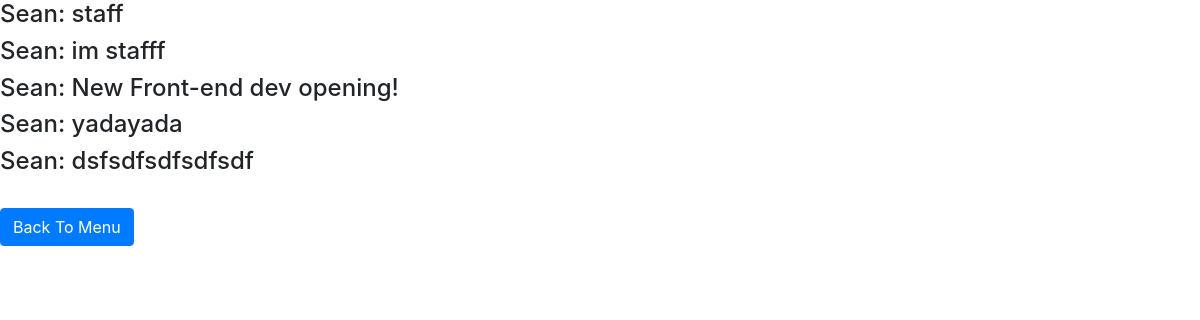
Page /vacancies/ on the committed database.
### vacancy/models.py (models this page shows, shortened)
class Vacancy(models.Model):
    description = CharField(max_length=1024)
    author = ForeignKey(settings.AUTH_USER_MODEL, on_delete=models.CASCADE)

### vacancy/views.py (the view)
# urls.py: path('', views.get_vacancy, name='vacancy_list'),
def get_vacancy(request, *args, **kwargs):
    vacancy_list = Vacancy.objects.all()
    context = {"vacancy_list": vacancy_list}
    return render(request, "vacancy/vacancy_list.html", context)

### templates/vacancy/vacancy_list.html (shortened to what this page needs)
<!DOCTYPE html>
<html>
<head>
    <link rel="stylesheet" href="https://stackpath.bootstrapcdn.com/bootstrap/4.5.0/css/bootstrap.min.css">
</head>
<body>
{% if vacancy_list %}
    {% for vacancy in vacancy_list %}
        <div>
            <h4>{{ vacancy.author }}: {{ vacancy.description }}</h4>
        </div>
    {% endfor %}
{% else %}
    No listed vacancies
{% endif %}
<br><a class="btn btn-primary" href="/">Back To Menu</a>
</body>
</html>

### rows in the picture
Vacancy: author "Sean", description "staff"
Vacancy: author "Sean", description "im stafff"
Vacancy: author "Sean", description "New Front-end dev opening!"
Vacancy: author "Sean", description "yadayada"
Vacancy: author "Sean", description "dsfsdfsdfsdfsdf"
